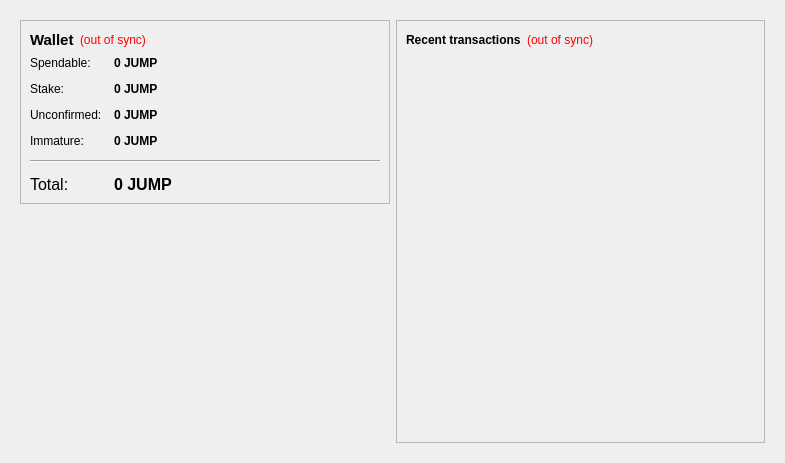
<?xml version="1.0" encoding="UTF-8"?>
<ui version="4.0">
 <class>OverviewPage</class>
 <widget class="QWidget" name="OverviewPage">
  <property name="geometry">
   <rect>
    <x>0</x>
    <y>0</y>
    <width>785</width>
    <height>463</height>
   </rect>
  </property>
  <property name="windowTitle">
   <string>Form</string>
  </property>
  <layout class="QHBoxLayout" name="horizontalLayout" stretch="0">
   <item>
    <widget class="QFrame" name="frameMain">
     <property name="frameShape">
      <enum>QFrame::NoFrame</enum>
     </property>
     <layout class="QHBoxLayout" name="horizontalLayout_3">
      <item>
       <layout class="QVBoxLayout" name="verticalLayout_2">
        <item>
         <widget class="QFrame" name="frame">
          <property name="frameShape">
           <enum>QFrame::StyledPanel</enum>
          </property>
          <property name="frameShadow">
           <enum>QFrame::Plain</enum>
          </property>
          <layout class="QVBoxLayout" name="verticalLayout_4">
           <item>
            <layout class="QHBoxLayout" name="horizontalLayout_4">
             <item>
              <widget class="QLabel" name="label_5">
               <property name="font">
                <font>
                 <pointsize>11</pointsize>
                 <weight>75</weight>
                 <bold>true</bold>
                </font>
               </property>
               <property name="text">
                <string>Wallet</string>
               </property>
              </widget>
             </item>
             <item>
              <widget class="QLabel" name="labelWalletStatus">
               <property name="toolTip">
                <string>The displayed information may be out of date. Your wallet automatically synchronizes with the jumpcoin network after a connection is established, but this process has not completed yet.</string>
               </property>
               <property name="styleSheet">
                <string notr="true">QLabel { color: red; }</string>
               </property>
               <property name="text">
                <string notr="true">(out of sync)</string>
               </property>
               <property name="alignment">
                <set>Qt::AlignLeading|Qt::AlignLeft|Qt::AlignVCenter</set>
               </property>
              </widget>
             </item>
             <item>
              <spacer name="horizontalSpacer_2">
               <property name="orientation">
                <enum>Qt::Horizontal</enum>
               </property>
               <property name="sizeHint" stdset="0">
                <size>
                 <width>40</width>
                 <height>20</height>
                </size>
               </property>
              </spacer>
             </item>
            </layout>
           </item>
           <item>
            <layout class="QFormLayout" name="formLayout_2">
             <property name="fieldGrowthPolicy">
              <enum>QFormLayout::AllNonFixedFieldsGrow</enum>
             </property>
             <property name="horizontalSpacing">
              <number>12</number>
             </property>
             <property name="verticalSpacing">
              <number>12</number>
             </property>
             <item row="0" column="0">
              <widget class="QLabel" name="label">
               <property name="text">
                <string>Spendable:</string>
               </property>
              </widget>
             </item>
             <item row="0" column="1">
              <widget class="QLabel" name="labelBalance">
               <property name="font">
                <font>
                 <weight>75</weight>
                 <bold>true</bold>
                </font>
               </property>
               <property name="cursor">
                <cursorShape>IBeamCursor</cursorShape>
               </property>
               <property name="toolTip">
                <string>Your current spendable balance</string>
               </property>
               <property name="text">
                <string notr="true">0 JUMP</string>
               </property>
               <property name="textInteractionFlags">
                <set>Qt::LinksAccessibleByMouse|Qt::TextSelectableByKeyboard|Qt::TextSelectableByMouse</set>
               </property>
              </widget>
             </item>
             <item row="1" column="0">
              <widget class="QLabel" name="label_6">
               <property name="text">
                <string>Stake:</string>
               </property>
              </widget>
             </item>
             <item row="1" column="1">
              <widget class="QLabel" name="labelStake">
               <property name="font">
                <font>
                 <weight>75</weight>
                 <bold>true</bold>
                </font>
               </property>
               <property name="cursor">
                <cursorShape>IBeamCursor</cursorShape>
               </property>
               <property name="toolTip">
                <string>Total of coins that was staked, and do not yet count toward the current balance</string>
               </property>
               <property name="text">
                <string notr="true">0 JUMP</string>
               </property>
               <property name="textInteractionFlags">
                <set>Qt::LinksAccessibleByMouse|Qt::TextSelectableByKeyboard|Qt::TextSelectableByMouse</set>
               </property>
              </widget>
             </item>
             <item row="2" column="0">
              <widget class="QLabel" name="label_3">
               <property name="text">
                <string>Unconfirmed:</string>
               </property>
              </widget>
             </item>
             <item row="2" column="1">
              <widget class="QLabel" name="labelUnconfirmed">
               <property name="font">
                <font>
                 <weight>75</weight>
                 <bold>true</bold>
                </font>
               </property>
               <property name="cursor">
                <cursorShape>IBeamCursor</cursorShape>
               </property>
               <property name="toolTip">
                <string>Total of transactions that have yet to be confirmed, and do not yet count toward the current balance</string>
               </property>
               <property name="text">
                <string notr="true">0 JUMP</string>
               </property>
               <property name="textInteractionFlags">
                <set>Qt::LinksAccessibleByMouse|Qt::TextSelectableByKeyboard|Qt::TextSelectableByMouse</set>
               </property>
              </widget>
             </item>
             <item row="3" column="0">
              <widget class="QLabel" name="labelImmatureText">
               <property name="text">
                <string>Immature:</string>
               </property>
              </widget>
             </item>
             <item row="3" column="1">
              <widget class="QLabel" name="labelImmature">
               <property name="font">
                <font>
                 <weight>75</weight>
                 <bold>true</bold>
                </font>
               </property>
               <property name="toolTip">
                <string>Mined balance that has not yet matured</string>
               </property>
               <property name="text">
                <string notr="true">0 JUMP</string>
               </property>
               <property name="textInteractionFlags">
                <set>Qt::LinksAccessibleByMouse|Qt::TextSelectableByKeyboard|Qt::TextSelectableByMouse</set>
               </property>
              </widget>
             </item>
             <item row="4" column="0" colspan="2">
              <widget class="Line" name="line">
               <property name="orientation">
                <enum>Qt::Horizontal</enum>
               </property>
              </widget>
             </item>
             <item row="5" column="0">
              <widget class="QLabel" name="labelTotalText">
               <property name="font">
                <font>
                 <pointsize>12</pointsize>
                </font>
               </property>
               <property name="text">
                <string>Total:</string>
               </property>
              </widget>
             </item>
             <item row="5" column="1">
              <widget class="QLabel" name="labelTotal">
               <property name="font">
                <font>
                 <pointsize>12</pointsize>
                 <weight>75</weight>
                 <bold>true</bold>
                </font>
               </property>
               <property name="cursor">
                <cursorShape>IBeamCursor</cursorShape>
               </property>
               <property name="toolTip">
                <string>Your current total balance</string>
               </property>
               <property name="text">
                <string notr="true">0 JUMP</string>
               </property>
               <property name="textInteractionFlags">
                <set>Qt::LinksAccessibleByMouse|Qt::TextSelectableByKeyboard|Qt::TextSelectableByMouse</set>
               </property>
              </widget>
             </item>
            </layout>
           </item>
          </layout>
         </widget>
        </item>
        <item>
         <spacer name="verticalSpacer">
          <property name="orientation">
           <enum>Qt::Vertical</enum>
          </property>
          <property name="sizeHint" stdset="0">
           <size>
            <width>20</width>
            <height>40</height>
           </size>
          </property>
         </spacer>
        </item>
        <item>
         <widget class="QLabel" name="label_7">
          <property name="text">
           <string/>
          </property>
          <property name="pixmap">
           <pixmap resource="../jumpcoin.qrc">:/icons/jumpcoin</pixmap>
          </property>
          <property name="alignment">
           <set>Qt::AlignCenter</set>
          </property>
         </widget>
        </item>
        <item>
         <widget class="QLabel" name="label_2">
          <property name="text">
           <string/>
          </property>
          <property name="pixmap">
           <pixmap>:/images/wallet</pixmap>
          </property>
         </widget>
        </item>
       </layout>
      </item>
      <item>
       <layout class="QVBoxLayout" name="verticalLayout_3">
        <item>
         <widget class="QFrame" name="frame_2">
          <property name="frameShape">
           <enum>QFrame::StyledPanel</enum>
          </property>
          <property name="frameShadow">
           <enum>QFrame::Plain</enum>
          </property>
          <layout class="QVBoxLayout" name="verticalLayout">
           <item>
            <layout class="QHBoxLayout" name="horizontalLayout_2">
             <item>
              <widget class="QLabel" name="label_4">
               <property name="text">
                <string>&lt;b&gt;Recent transactions&lt;/b&gt;</string>
               </property>
              </widget>
             </item>
             <item>
              <widget class="QLabel" name="labelTransactionsStatus">
               <property name="toolTip">
                <string>The displayed information may be out of date. Your wallet automatically synchronizes with the jumpcoin network after a connection is established, but this process has not completed yet.</string>
               </property>
               <property name="styleSheet">
                <string notr="true">QLabel { color: red; }</string>
               </property>
               <property name="text">
                <string notr="true">(out of sync)</string>
               </property>
               <property name="alignment">
                <set>Qt::AlignRight|Qt::AlignTrailing|Qt::AlignVCenter</set>
               </property>
              </widget>
             </item>
             <item>
              <spacer name="horizontalSpacer">
               <property name="orientation">
                <enum>Qt::Horizontal</enum>
               </property>
               <property name="sizeHint" stdset="0">
                <size>
                 <width>40</width>
                 <height>20</height>
                </size>
               </property>
              </spacer>
             </item>
            </layout>
           </item>
           <item>
            <widget class="QListView" name="listTransactions">
             <property name="styleSheet">
              <string notr="true">QListView { background: transparent; }</string>
             </property>
             <property name="frameShape">
              <enum>QFrame::NoFrame</enum>
             </property>
             <property name="verticalScrollBarPolicy">
              <enum>Qt::ScrollBarAlwaysOff</enum>
             </property>
             <property name="horizontalScrollBarPolicy">
              <enum>Qt::ScrollBarAlwaysOff</enum>
             </property>
             <property name="selectionMode">
              <enum>QAbstractItemView::NoSelection</enum>
             </property>
            </widget>
           </item>
          </layout>
         </widget>
        </item>
       </layout>
      </item>
     </layout>
    </widget>
   </item>
  </layout>
 </widget>
 <resources>
  <include location="../jumpcoin.qrc"/>
 </resources>
 <connections/>
</ui>
